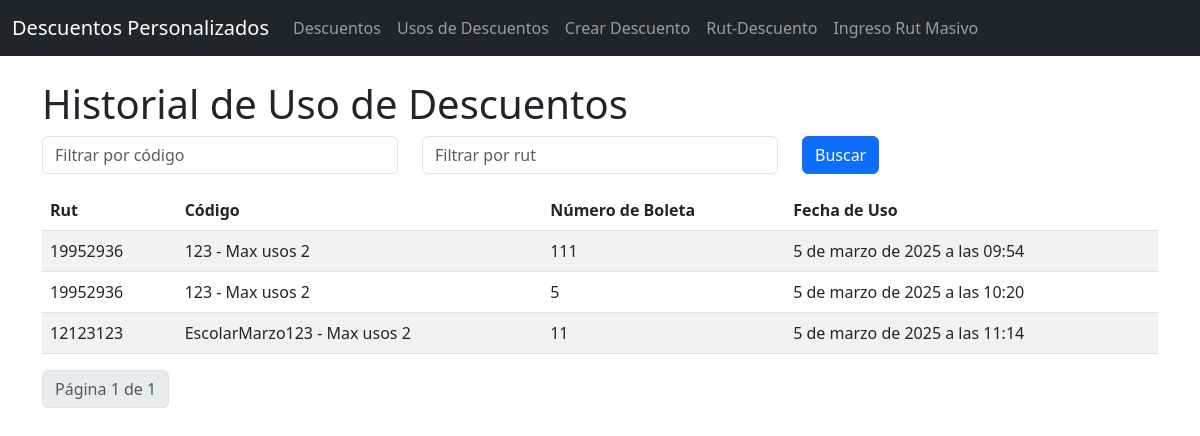
The app's page /usos/ with its own data.
### descuento_app/models.py (models this page shows, shortened)
class DiscountUsage(models.Model):
    rut_discount = models.ForeignKey(RutDiscount, on_delete=models.CASCADE)
    boleta_number = models.CharField(max_length=50)
    used_at = models.DateTimeField(auto_now_add=True)
    ip_address = models.GenericIPAddressField(null=True, blank=True)

class RutDiscount(models.Model):
    rut = models.CharField(max_length=12)  # Ejemplo: "12345678-9"
    discount = models.ForeignKey(Discount, on_delete=models.CASCADE)
    used_count = models.IntegerField(default=0)  # Número de usos por RUT
    state = models.BooleanField(default=True)
    class Meta:
        unique_together = ('rut', 'discount')  # Evita que un RUT tenga el mismo descuento repetido

class Discount(models.Model):
    code = models.CharField(max_length=50, unique=True)
    expiration_date = models.DateField()
    state = models.BooleanField(default=True)  # Activo por defecto
    max_uses = models.IntegerField(default=1)  # Número máximo de usos permitidos
    def __str__(self):
        return f"{self.code} - Max usos {self.max_uses}"

### descuento_app/views.py (the view)
# urls.py: path('usos/', views.discount_usage_list, name='discount_usage_list'),
def discount_usage_list(request):
    rut = request.GET.get("rut", "").strip()  # Obtener el RUT de la URL
    code = request.GET.get("code", "").strip()  # Obtener el código de descuento de la URL
    usages = DiscountUsage.objects.all()
    if rut:  # Si hay un RUT, filtramos
        usages = usages.filter(rut_discount__rut__icontains=rut)
    if code:  # Si hay un código de descuento, filtramos
        usages = usages.filter(rut_discount__discount__code__icontains=code)
    paginator = Paginator(usages, 10)  # 10 usos por página
    page_number = request.GET.get("page")
    page_obj = paginator.get_page(page_number)
    return render(request, "descuento_app/discount_usages.html", {"page_obj": page_obj, "rut": rut, "code": code})

### descuento_app/templates/descuento_app/discount_usages.html (shortened to what this page needs)
<!DOCTYPE html>
<html>
<head>
    <link rel="stylesheet" href="https://cdn.jsdelivr.net/npm/bootstrap@5.3.0/dist/css/bootstrap.min.css">
</head>
<body >
    <nav class="navbar navbar-expand-lg navbar-dark bg-dark">
        <div class="container-fluid">
            <a class="navbar-brand" href="#">Descuentos Personalizados</a>
            <div class="collapse navbar-collapse" id="navbarNav">
                <ul class="navbar-nav">
                    <li class="nav-item">
                        <a class="nav-link" href="{% url 'discount_list' %}">Descuentos</a>
                    </li>
                    <li class="nav-item">
                        <a class="nav-link" href="{% url 'discount_usage_list' %}">Usos de Descuentos</a>
                    </li>
                    <li class="nav-item">
                        <a class="nav-link" href="{% url 'create_discount' %}">Crear Descuento</a>
                    </li>
                    <li class="nav-item">
                        <a class="nav-link" href="{% url 'create_rut_discount' %}">Rut-Descuento</a>
                    </li>
                    <li class="nav-item">
                        <a class="nav-link" href="{% url 'bulk_create_rut_discount' %}">Ingreso Rut Masivo</a>
                    </li>
                </ul>
            </div>
        </div>
    </nav>
    <div class="container">
        <h1 class="mt-4">Historial de Uso de Descuentos</h1>
        <form method="GET" class="mb-3">
            <div class="row">
                <div class="col-md-4">
                    <input type="text" name="code" class="form-control" placeholder="Filtrar por código" value="{{ code }}">
                </div>
                <div class="col-md-4">
                    <input type="text" name="rut" class="form-control" placeholder="Filtrar por rut" value="{{ rut }}">
                </div>
                <div class="col-md-2">
                    <button type="submit" class="btn btn-primary">Buscar</button>
                </div>
            </div>
        </form>
        <table class="table table-striped mt-3">
            <thead>
                <tr>
                    <th>Rut</th>
                    <th>Código</th>
                    <th>Número de Boleta</th>
                    <th>Fecha de Uso</th>
                </tr>
            </thead>
            <tbody>
                {% for usage in page_obj %}
                <tr>
                    <td>{{ usage.rut_discount.rut }}</td>
                    <td>{{ usage.rut_discount.discount }}</td>
                    <td>{{ usage.boleta_number }}</td>
                    <td>{{ usage.used_at }}</td>
                </tr>
                {% empty %}
                <tr>
                    <td colspan="3" class="text-center">No hay resultados</td>
                </tr>
                {% endfor %}
            </tbody>
        </table>
        <nav>
            <ul class="pagination">
                <li class="page-item disabled"><a class="page-link">Página {{ page_obj.number }} de {{ page_obj.paginator.num_pages }}</a></li>
            </ul>
        </nav>
    </div>
</body>
</html>

### records on screen
DiscountUsage: rut_discount.rut "19952936", rut_discount.discount "123 - Max usos 2", boleta_number "111", used_at "5 de marzo de 2025 a las 09:54"
DiscountUsage: rut_discount.rut "19952936", rut_discount.discount "123 - Max usos 2", boleta_number "5", used_at "5 de marzo de 2025 a las 10:20"
DiscountUsage: rut_discount.rut "12123123", rut_discount.discount "EscolarMarzo123 - Max usos 2", boleta_number "11", used_at "5 de marzo de 2025 a las 11:14"

### other values on screen
{{ page_obj.number }} "1"
{{ page_obj.paginator.num_pages }} "1"
